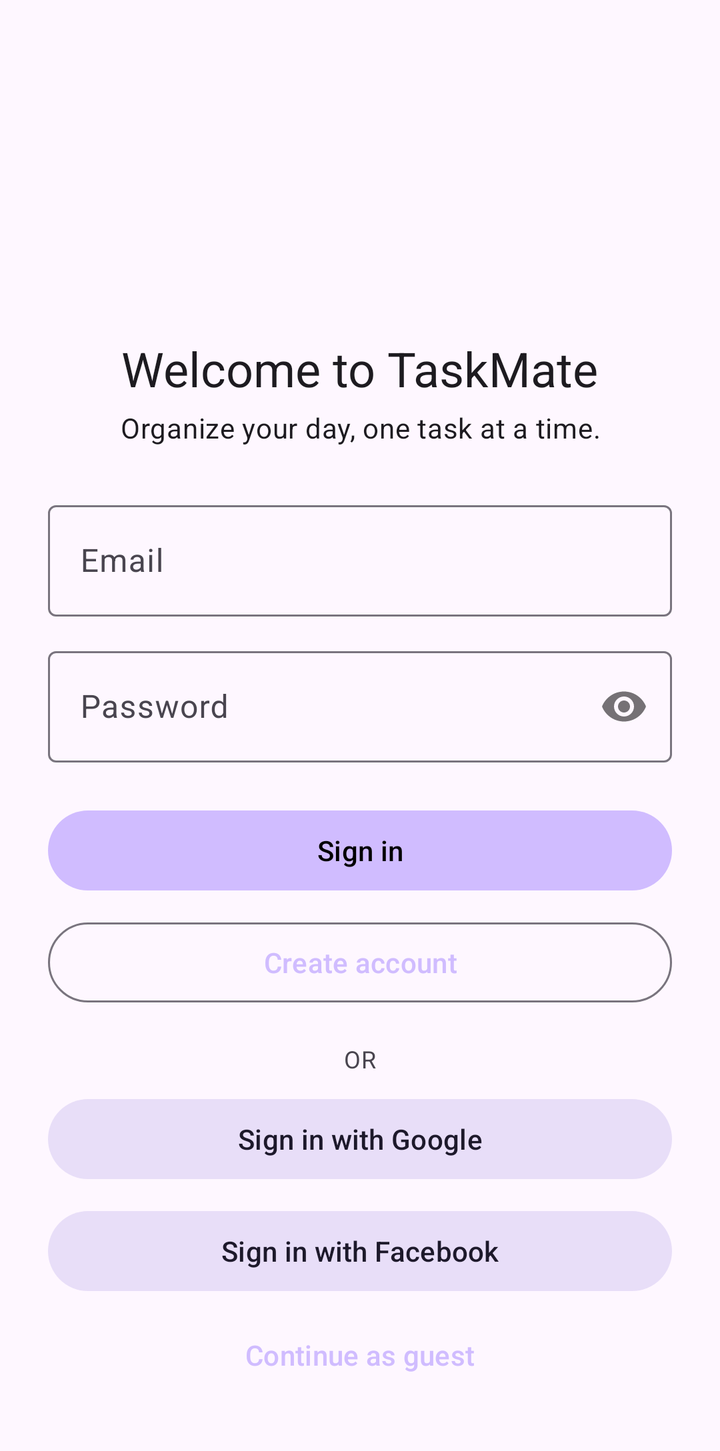
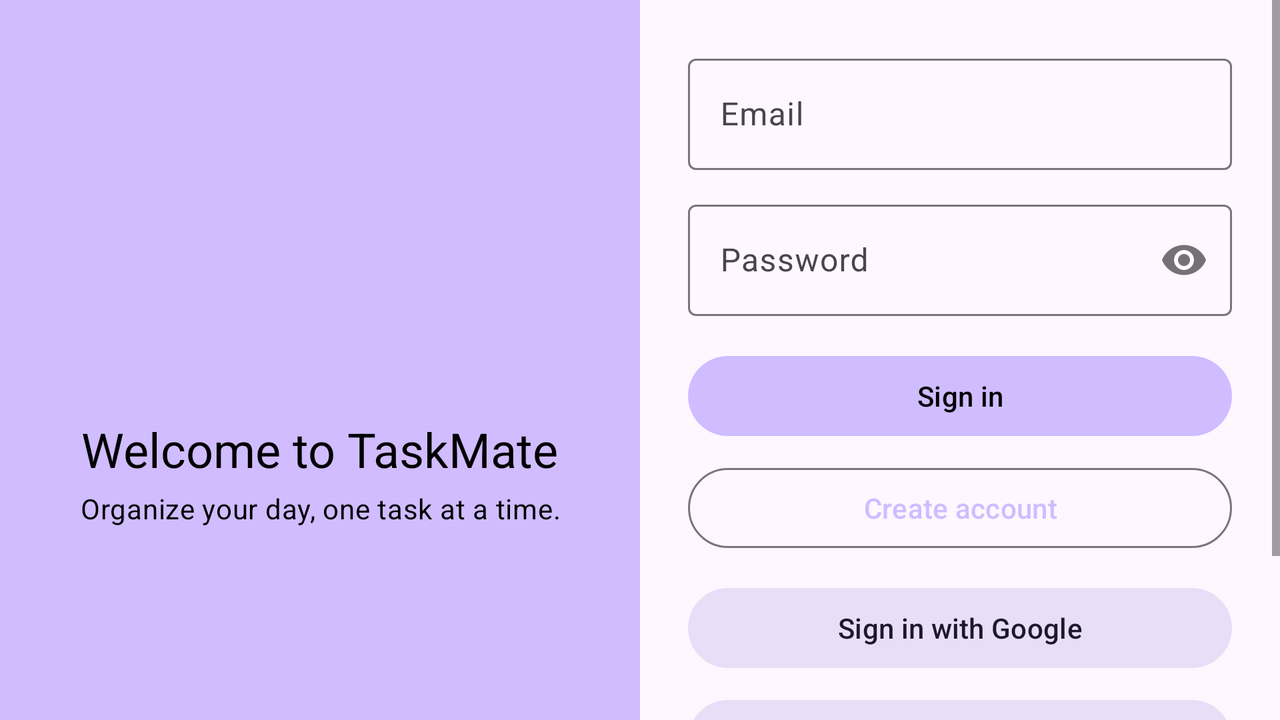

An Android layout and its configuration variant, each rendered on a device that would load it. The default file and the variant file are quoted in full after the pictures.
<!-- AndroidManifest.xml: activity theme Theme.TaskMate -->
<!-- res/layout/activity_login.xml -->
<?xml version="1.0" encoding="utf-8"?>
<ScrollView xmlns:android="http://schemas.android.com/apk/res/android"
    xmlns:app="http://schemas.android.com/apk/res-auto"
    android:layout_width="match_parent"
    android:layout_height="match_parent"
    android:fillViewport="true">

    <LinearLayout
        android:layout_width="match_parent"
        android:layout_height="wrap_content"
        android:orientation="vertical"
        android:gravity="center"
        android:padding="24dp">

        <ImageView
            android:layout_width="96dp"
            android:layout_height="96dp"
            android:layout_marginTop="32dp"
            android:src="@mipmap/ic_launcher"
            android:contentDescription="@string/app_name" />

        <TextView
            android:layout_width="wrap_content"
            android:layout_height="wrap_content"
            android:layout_marginTop="16dp"
            android:text="@string/login_title"
            android:textAppearance="?attr/textAppearanceHeadline5" />

        <TextView
            android:layout_width="wrap_content"
            android:layout_height="wrap_content"
            android:layout_marginTop="4dp"
            android:layout_marginBottom="24dp"
            android:gravity="center"
            android:text="@string/login_subtitle"
            android:textAppearance="?attr/textAppearanceBody2" />

        <com.google.android.material.textfield.TextInputLayout
            android:layout_width="match_parent"
            android:layout_height="wrap_content"
            android:hint="@string/hint_email">

            <com.google.android.material.textfield.TextInputEditText
                android:id="@+id/etEmail"
                android:layout_width="match_parent"
                android:layout_height="wrap_content"
                android:inputType="textEmailAddress" />
        </com.google.android.material.textfield.TextInputLayout>

        <com.google.android.material.textfield.TextInputLayout
            android:layout_width="match_parent"
            android:layout_height="wrap_content"
            android:layout_marginTop="12dp"
            app:passwordToggleEnabled="true"
            android:hint="@string/hint_password">

            <com.google.android.material.textfield.TextInputEditText
                android:id="@+id/etPassword"
                android:layout_width="match_parent"
                android:layout_height="wrap_content"
                android:inputType="textPassword" />
        </com.google.android.material.textfield.TextInputLayout>

        <com.google.android.material.button.MaterialButton
            android:id="@+id/btnLogin"
            android:layout_width="match_parent"
            android:layout_height="wrap_content"
            android:layout_marginTop="20dp"
            android:text="@string/btn_login" />

        <com.google.android.material.button.MaterialButton
            android:id="@+id/btnRegister"
            style="@style/Widget.Material3.Button.OutlinedButton"
            android:layout_width="match_parent"
            android:layout_height="wrap_content"
            android:layout_marginTop="8dp"
            android:text="@string/btn_register" />

        <TextView
            android:layout_width="wrap_content"
            android:layout_height="wrap_content"
            android:layout_marginTop="16dp"
            android:text="@string/or_divider"
            android:textAllCaps="true"
            android:textAppearance="?attr/textAppearanceCaption" />

        <com.google.android.material.button.MaterialButton
            android:id="@+id/btnGoogle"
            style="@style/Widget.Material3.Button.TonalButton"
            android:layout_width="match_parent"
            android:layout_height="wrap_content"
            android:layout_marginTop="8dp"
            android:text="@string/btn_google" />

        <com.google.android.material.button.MaterialButton
            android:id="@+id/btnFacebook"
            style="@style/Widget.Material3.Button.TonalButton"
            android:layout_width="match_parent"
            android:layout_height="wrap_content"
            android:layout_marginTop="8dp"
            android:text="@string/btn_facebook" />

        <com.google.android.material.button.MaterialButton
            android:id="@+id/btnAnonymous"
            style="@style/Widget.Material3.Button.TextButton"
            android:layout_width="match_parent"
            android:layout_height="wrap_content"
            android:layout_marginTop="4dp"
            android:text="@string/btn_anonymous" />

        <ProgressBar
            android:id="@+id/progressBar"
            android:layout_width="wrap_content"
            android:layout_height="wrap_content"
            android:layout_marginTop="16dp"
            android:visibility="gone" />

    </LinearLayout>
</ScrollView>
<!-- resources referenced by this layout -->
<resources>
  <string name="app_name">TaskMate</string>
  <string name="btn_anonymous">Continue as guest</string>
  <string name="btn_facebook">Sign in with Facebook</string>
  <string name="btn_google">Sign in with Google</string>
  <string name="btn_login">Sign in</string>
  <string name="btn_register">Create account</string>
  <string name="hint_email">Email</string>
  <string name="hint_password">Password</string>
  <string name="login_subtitle">Organize your day, one task at a time.</string>
  <string name="login_title">Welcome to TaskMate</string>
  <string name="or_divider">or</string>
  <style name="Theme.TaskMate" parent="Theme.Material3.DayNight.NoActionBar">
          <item name="colorPrimary">@color/purple_200</item>
          <item name="colorPrimaryVariant">@color/purple_700</item>
          <item name="colorOnPrimary">@color/black</item>
          <item name="colorSecondary">@color/teal_200</item>
          <item name="android:statusBarColor">?attr/colorPrimaryVariant</item>
      </style>
  <color name="purple_200">#FFD0BCFF</color>
  <color name="purple_700">#FF4F378B</color>
  <color name="black">#FF000000</color>
  <color name="teal_200">#FF03DAC5</color>
</resources>
<!-- res/layout-land/activity_login.xml (the repository's variant of the layout above) -->
<!-- drawn on the phone turned sideways -->
<?xml version="1.0" encoding="utf-8"?>
<LinearLayout xmlns:android="http://schemas.android.com/apk/res/android"
    xmlns:app="http://schemas.android.com/apk/res-auto"
    android:layout_width="match_parent"
    android:layout_height="match_parent"
    android:orientation="horizontal"
    android:baselineAligned="false">

    
    <LinearLayout
        android:layout_width="0dp"
        android:layout_height="match_parent"
        android:layout_weight="1"
        android:orientation="vertical"
        android:gravity="center"
        android:background="?attr/colorPrimary"
        android:padding="24dp">

        <ImageView
            android:layout_width="96dp"
            android:layout_height="96dp"
            android:src="@mipmap/ic_launcher"
            android:contentDescription="@string/app_name" />

        <TextView
            android:layout_width="wrap_content"
            android:layout_height="wrap_content"
            android:layout_marginTop="16dp"
            android:text="@string/login_title"
            android:textColor="?attr/colorOnPrimary"
            android:textAppearance="?attr/textAppearanceHeadline5" />

        <TextView
            android:layout_width="wrap_content"
            android:layout_height="wrap_content"
            android:layout_marginTop="4dp"
            android:gravity="center"
            android:text="@string/login_subtitle"
            android:textColor="?attr/colorOnPrimary"
            android:textAppearance="?attr/textAppearanceBody2" />
    </LinearLayout>

    
    <ScrollView
        android:layout_width="0dp"
        android:layout_height="match_parent"
        android:layout_weight="1"
        android:fillViewport="true">

        <LinearLayout
            android:layout_width="match_parent"
            android:layout_height="wrap_content"
            android:orientation="vertical"
            android:gravity="center"
            android:padding="24dp">

            <com.google.android.material.textfield.TextInputLayout
                android:layout_width="match_parent"
                android:layout_height="wrap_content"
                android:hint="@string/hint_email">

                <com.google.android.material.textfield.TextInputEditText
                    android:id="@+id/etEmail"
                    android:layout_width="match_parent"
                    android:layout_height="wrap_content"
                    android:inputType="textEmailAddress" />
            </com.google.android.material.textfield.TextInputLayout>

            <com.google.android.material.textfield.TextInputLayout
                android:layout_width="match_parent"
                android:layout_height="wrap_content"
                android:layout_marginTop="12dp"
                app:passwordToggleEnabled="true"
                android:hint="@string/hint_password">

                <com.google.android.material.textfield.TextInputEditText
                    android:id="@+id/etPassword"
                    android:layout_width="match_parent"
                    android:layout_height="wrap_content"
                    android:inputType="textPassword" />
            </com.google.android.material.textfield.TextInputLayout>

            <com.google.android.material.button.MaterialButton
                android:id="@+id/btnLogin"
                android:layout_width="match_parent"
                android:layout_height="wrap_content"
                android:layout_marginTop="16dp"
                android:text="@string/btn_login" />

            <com.google.android.material.button.MaterialButton
                android:id="@+id/btnRegister"
                style="@style/Widget.Material3.Button.OutlinedButton"
                android:layout_width="match_parent"
                android:layout_height="wrap_content"
                android:layout_marginTop="8dp"
                android:text="@string/btn_register" />

            <com.google.android.material.button.MaterialButton
                android:id="@+id/btnGoogle"
                style="@style/Widget.Material3.Button.TonalButton"
                android:layout_width="match_parent"
                android:layout_height="wrap_content"
                android:layout_marginTop="12dp"
                android:text="@string/btn_google" />

            <com.google.android.material.button.MaterialButton
                android:id="@+id/btnFacebook"
                style="@style/Widget.Material3.Button.TonalButton"
                android:layout_width="match_parent"
                android:layout_height="wrap_content"
                android:layout_marginTop="8dp"
                android:text="@string/btn_facebook" />

            <com.google.android.material.button.MaterialButton
                android:id="@+id/btnAnonymous"
                style="@style/Widget.Material3.Button.TextButton"
                android:layout_width="match_parent"
                android:layout_height="wrap_content"
                android:text="@string/btn_anonymous" />

            <ProgressBar
                android:id="@+id/progressBar"
                android:layout_width="wrap_content"
                android:layout_height="wrap_content"
                android:layout_marginTop="8dp"
                android:visibility="gone" />
        </LinearLayout>
    </ScrollView>
</LinearLayout>
<!-- resources referenced by the variant -->
<!-- as the phone turned sideways resolves them -->
<resources>
  <string name="app_name">TaskMate</string>
  <string name="btn_anonymous">Continue as guest</string>
  <string name="btn_facebook">Sign in with Facebook</string>
  <string name="btn_google">Sign in with Google</string>
  <string name="btn_login">Sign in</string>
  <string name="btn_register">Create account</string>
  <string name="hint_email">Email</string>
  <string name="hint_password">Password</string>
  <string name="login_subtitle">Organize your day, one task at a time.</string>
  <string name="login_title">Welcome to TaskMate</string>
  <style name="Theme.TaskMate" parent="Theme.Material3.DayNight.NoActionBar">
          <item name="colorPrimary">@color/purple_200</item>
          <item name="colorPrimaryVariant">@color/purple_700</item>
          <item name="colorOnPrimary">@color/black</item>
          <item name="colorSecondary">@color/teal_200</item>
          <item name="android:statusBarColor">?attr/colorPrimaryVariant</item>
      </style>
  <color name="purple_200">#FFD0BCFF</color>
  <color name="purple_700">#FF4F378B</color>
  <color name="black">#FF000000</color>
  <color name="teal_200">#FF03DAC5</color>
</resources>
